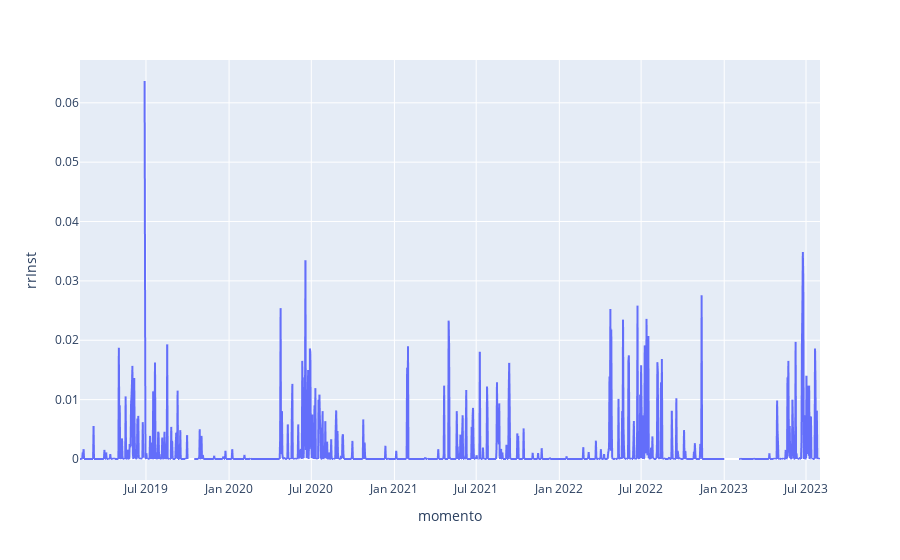

Source (notebook cell):
### Code cell
c = merged_df_lluvia[['momento', 'rrInst']].copy()
c = c.set_index('momento').resample('D').rrInst.mean().reset_index()
px.line(c, y='rrInst', x='momento')

### Figure 1 — Plotly figure (JSON) as saved in the notebook; plotly's stock layout.template omitted (floating-point values rounded to 4 significant figures; data arrays with more than 128 entries replaced by an {"elided": "..."} marker saying what was removed)
{"data": [{"hovertemplate": "momento=%{x}<br>rrInst=%{y}<extra></extra>", "legendgroup": "", "line": {"color": "#636efa", "dash": "solid"}, "marker": {"symbol": "circle"}, "mode": "lines", "name": "", "showlegend": false, "type": "scattergl", "x": {"elided": "1639 str values"}, "xaxis": "x", "y": {"elided": "1639 float values"}, "yaxis": "y"}], "layout": {"legend": {"tracegroupgap": 0}, "margin": {"t": 60}, "xaxis": {"anchor": "y", "domain": [0, 1], "title": {"text": "momento"}}, "yaxis": {"anchor": "x", "domain": [0, 1], "title": {"text": "rrInst"}}}}
